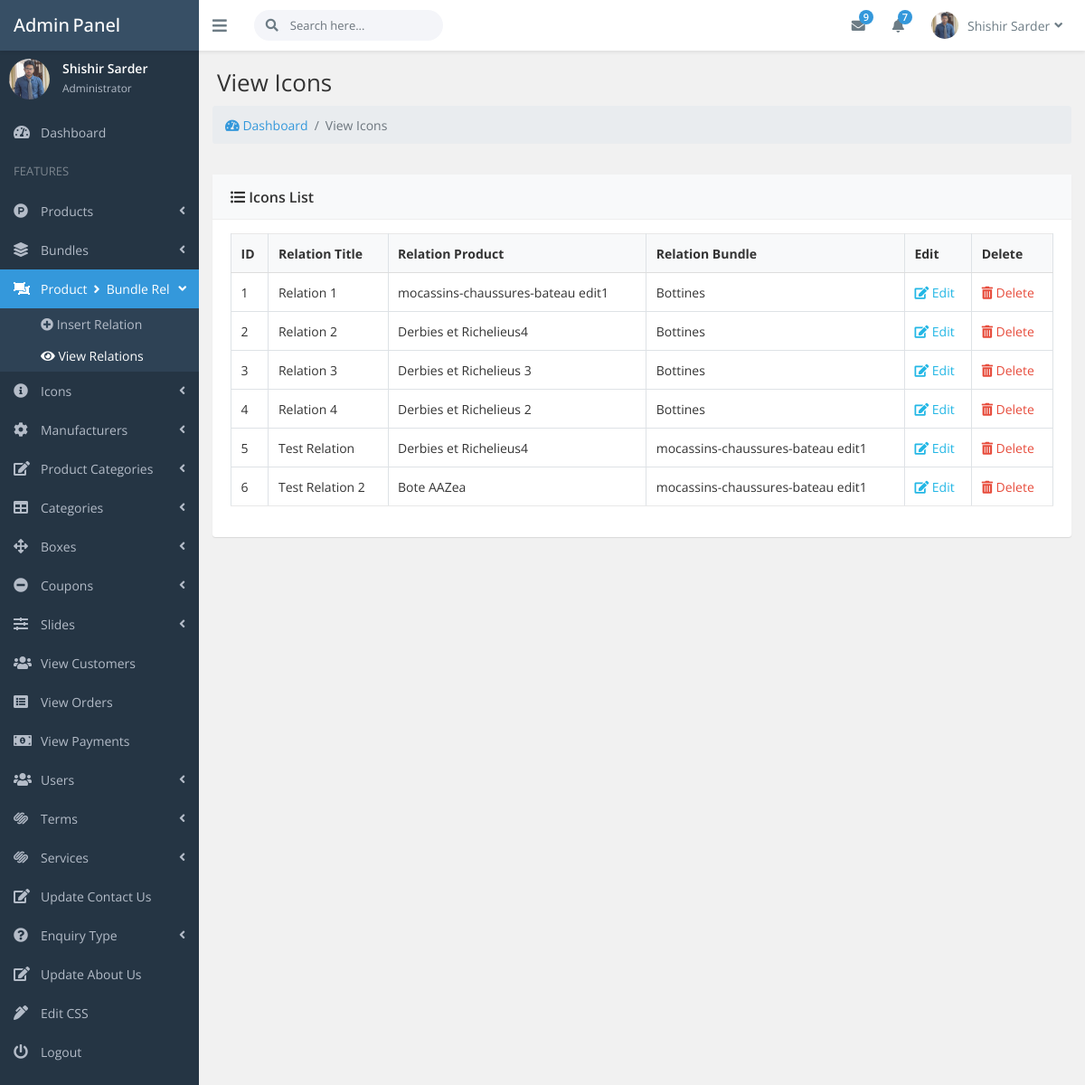
The app's page /admin_area/index.php?view_product_to_bundles (signed in) with its own data.
### tables this page shows
CREATE TABLE `bundle_product_relation` (
  `rel_id` int(10) NOT NULL,
  `rel_title` varchar(255) NOT NULL,
  `product_id` int(10) NOT NULL,
  `bundle_id` int(10) NOT NULL
);

CREATE TABLE `products` (
  `product_id` int(10) NOT NULL,
  `p_cat_id` int(10) NOT NULL,
  `cat_id` int(10) NOT NULL,
  `manufacturer_id` int(10) NOT NULL,
  `add_date` timestamp NOT NULL DEFAULT CURRENT_TIMESTAMP ON UPDATE CURRENT_TIMESTAMP,
  `product_title` varchar(255) NOT NULL,
  `product_url` text NOT NULL,
  `product_img1` text NOT NULL,
  `product_img2` text NOT NULL,
  `product_img3` text NOT NULL,
  `product_price` int(10) NOT NULL,
  `product_psp_price` int(100) NOT NULL,
  `product_desc` text NOT NULL,
  `product_features` text NOT NULL,
  `product_video` text NOT NULL,
  `product_keywords` varchar(100) NOT NULL,
  `product_label` text NOT NULL,
  `status` varchar(255) NOT NULL,
  `colors` varchar(500) NOT NULL DEFAULT 'Black,Brown',
  `sizes` varchar(500) NOT NULL DEFAULT '38,39'
);

### core/init.php (called while the page is built, shortened)
<?php ob_start();
include_once 'database/connection.php';
include_once 'classes/user.php';
global $pdo;
$getFromU = new User($pdo);

### core/classes/user.php (called while the page is built, shortened)
<?php
	class User {
    protected $pdo;
    public function __construct($pdo)
    {
      $this->pdo = $pdo;
    }
    public function view_admin_by_email($admin_email)
    {
      $sql = "SELECT * FROM admins WHERE admin_email = :admin_email";
      $stmt = $this->pdo->prepare($sql);
      $stmt->bindParam(":admin_email", $admin_email);
      $stmt->execute();
      return $stmt->fetch();
    }
    public function view_Product_By_Product_ID($product_id)
    {
      $sql = "SELECT * FROM products WHERE product_id = :product_id ";
      $stmt = $this->pdo->prepare($sql);
       $stmt->bindParam(":product_id", $product_id);
      $stmt->execute();
      return $stmt->fetch();
    }
    public function viewAllFromTable($table_name)
    {
      $sql = "SELECT * FROM {$table_name}";
      $stmt = $this->pdo->prepare($sql);
      $stmt->execute();
      return $stmt->fetchAll();
    }
}
?>

### admin_area/includes/view_product_to_bundles.php (the view, shortened to what this page needs)
<div class="page-heading">
    <h1 class="page-title">View Icons</h1>
</div>
<nav aria-label="breadcrumb">
  <ol class="breadcrumb">
    <li class="breadcrumb-item"><a href="index.php?dashboard"><i class="fas fa-tachometer-alt"></i> Dashboard</a></li>
    <li class="breadcrumb-item active" aria-current="page">View Icons</li>
  </ol>
</nav>
<div class="page-content fade-in-up">
    <div class="ibox rounded">
        <div class="ibox-head bg-light">
            <div class="ibox-title"><i class="fas fa-list-ul"></i> Icons List</div>
        </div>
        <div class="ibox-body">
            <table class="table table-bordered table-hover table-responsive-lg" id="example-table2" cellspacing="0" width="100%">
                <thead class="bg-light">
                    <tr>
                        <th>ID</th>
                        <th>Relation Title</th>
                        <th>Relation Product</th>
                        <th>Relation Bundle</th>
                        <th>Edit</th>
                        <th>Delete</th>
                    </tr>
                </thead>
                <tbody>
                    <?php
                        $view_relations = $getFromU->viewAllFromTable('bundle_product_relation');
                        foreach ($view_relations as $view_relation) {
                            $rel_id = $view_relation->rel_id;
                            $rel_title = $view_relation->rel_title;
                            $product_id = $view_relation->product_id;
                            $bundle_id = $view_relation->bundle_id;
                            $view_product = $getFromU->view_Product_By_Product_ID($product_id);
                            $product_title = $view_product->product_title;
                            $view_bundle = $getFromU->view_Product_By_Product_ID($bundle_id);
                            $bundle_title = $view_bundle->product_title;
                    ?>
                    <tr>
                        <td><?php echo $rel_id; ?></td>
                        <td><?php echo $rel_title; ?></td>
                        <td><?php echo $product_title; ?></td>
                        <td><?php echo $bundle_title; ?></td>
                        <td>
                            <a class="text-info" href="index.php?edit_product_to_bundle=<?php echo $rel_id; ?>"><i class="fas fa-edit"></i> Edit</a>
                        </td>
                        <td>
                            <a class="text-danger" onclick="DeleteRel('<?php echo $rel_id; ?>')"><i class="fas fa-trash-alt"></i> Delete</a>
                        </td>
                    </tr>
                    <?php } ?>
                </tbody>
            </table>
        </div>
    </div>
</div>

### admin_area/includes/top_nav.php (shortened to what this page needs)
<?php
$admin_email = $_SESSION['admin_email'];
$get_admin = $getFromU->view_admin_by_email($admin_email);
$admin_name = $get_admin->admin_name;
$admin_image = $get_admin->admin_image;
?>
<header class="header">
    <div class="page-brand">
        <a class="link" href="index.html">
            <span class="brand">Admin
                <span class="brand-tip pl-1">Panel</span>
            </span>
        </a>
    </div>
    <div class="flexbox flex-1">
        <ul class="nav navbar-toolbar">
            <li>
                <a class="nav-link sidebar-toggler js-sidebar-toggler"><i class="fas fa-bars"></i></a>
            </li>
            <li>
                <form class="navbar-search" action="javascript:;">
                    <div class="rel">
                        <span class="search-icon"><i class="fas fa-search"></i></span>
                        <input class="form-control" placeholder="Search here...">
                    </div>
                </form>
            </li>
        </ul>
        <ul class="nav navbar-toolbar">
            <li class="dropdown dropdown-inbox">
                <a class="nav-link dropdown-toggle" data-toggle="dropdown"><i class="fas fa-envelope"></i></i>
                    <span class="badge badge-primary envelope-badge">9</span>
                </a>
            </li>
            <li class="dropdown dropdown-notification">
                <a class="nav-link dropdown-toggle" data-toggle="dropdown"><i class="fas fa-bell rel"></i>
                    <span class="badge badge-primary envelope-badge">7</span>
                </a>
                    </li>
                    <li class="dropdown dropdown-user">
                        <a class="nav-link dropdown-toggle link" data-toggle="dropdown">
                            <img src="./admin_images/<?php echo $admin_image; ?>" />
                            <span></span><?php echo $admin_name; ?><i class="fa fa-angle-down m-l-5"></i>
                        </a>
                    </li>
                </ul>
    </div>
</header>

### admin_area/includes/sidebar.php (shortened to what this page needs)
<?php
$admin_email = $_SESSION['admin_email'];
$get_admin = $getFromU->view_admin_by_email($admin_email);
$admin_name = $get_admin->admin_name;
$admin_image = $get_admin->admin_image;
$dashboard = (isset($_GET['dashboard'])) ? 'active' : '';
$products = (isset($_GET['add_product']) || isset($_GET['view_products']) || isset($_GET['edit_product'])) ? 'active' : '';
$bundles = (isset($_GET['add_bundle']) || isset($_GET['view_bundles']) || isset($_GET['edit_bundle'])) ? 'active' : '';
$product_to_bundles = (isset($_GET['add_product_to_bundle']) || isset($_GET['view_product_to_bundles']) || isset($_GET['edit_product_to_bundle'])) ? 'active' : '';
$add_product_to_bundle = (isset($_GET['add_product_to_bundle'])) ? 'active' : '';
$view_product_to_bundles = (isset($_GET['view_product_to_bundles'])) ? 'active' : '';
$icons = (isset($_GET['add_icon']) || isset($_GET['view_icons']) || isset($_GET['edit_icon'])) ? 'active' : '';
$manufacturers = (isset($_GET['add_manufacturer']) || isset($_GET['view_manufacturers']) || isset($_GET['edit_manufacturer'])) ? 'active' : '';
$p_cats = (isset($_GET['add_p_cat']) || isset($_GET['view_p_cats']) || isset($_GET['edit_p_cat'])) ? 'active' : '';
$cats = (isset($_GET['add_cat']) || isset($_GET['view_cats']) || isset($_GET['edit_cat'])) ? 'active' : '';
$slides = (isset($_GET['add_slide']) || isset($_GET['view_slides']) || isset($_GET['edit_slide'])) ? 'active' : '';
$view_customers = (isset($_GET['view_customers'])) ? 'active' : '';
$view_orders = (isset($_GET['view_orders'])) ? 'active' : '';
$view_payments = (isset($_GET['view_payments'])) ? 'active' : '';
$users = (isset($_GET['add_user']) || isset($_GET['view_users']) || isset($_GET['edit_user'])) ? 'active' : '';
$boxes = (isset($_GET['add_box']) || isset($_GET['view_boxes']) || isset($_GET['edit_box'])) ? 'active' : '';
$coupons = (isset($_GET['add_coupon']) || isset($_GET['view_coupons']) || isset($_GET['edit_coupon'])) ? 'active' : '';
$terms = (isset($_GET['add_terms']) || isset($_GET['view_terms']) || isset($_GET['edit_terms'])) ? 'active' : '';
$services = (isset($_GET['add_service']) || isset($_GET['view_services']) || isset($_GET['edit_service'])) ? 'active' : '';
$edit_css = (isset($_GET['edit_css'])) ? 'active' : '';
$edit_contact_us = (isset($_GET['edit_contact_us'])) ? 'active' : '';
$edit_about_us = (isset($_GET['edit_about_us'])) ? 'active' : '';
$enquiry_types = (isset($_GET['add_enquiry_type']) || isset($_GET['view_enquiry_types']) || isset($_GET['edit_enquiry_type'])) ? 'active' : '';
?>
<nav class="page-sidebar" id="sidebar">
    <div id="sidebar-collapse">
        <div class="admin-block d-flex">
            <div>
                <img src="./admin_images/<?php echo $admin_image; ?>" class="img-fluid img-circle" width="45px" />
            </div>
            <div class="admin-info">
                <div class="font-strong"><?php echo $admin_name; ?></div><small>Administrator</small></div>
        </div>
        <ul class="side-menu metismenu">
            <li>
                <a class="<?php echo $dashboard; ?>" href="index.php?dashboard"><i class="sidebar-item-icon fas fa-tachometer-alt"></i>
                    <span class="nav-label">Dashboard</span>
                </a>
            </li>
            <li class="heading">FEATURES</li>
            <li class="<?php echo $products; ?>">
                <a href="javascript:;"><i class="sidebar-item-icon fab fa-product-hunt"></i>
                    <span class="nav-label">Products</span><i class="fa fa-angle-left arrow"></i>
                </a>
            </li>
            <li class="<?php echo $bundles; ?>">
                <a href="javascript:;"><i class="sidebar-item-icon fas fa-layer-group"></i>
                    <span class="nav-label">Bundles</span><i class="fa fa-angle-left arrow"></i>
                </a>
            </li>
            <li class="<?php echo $product_to_bundles; ?>">
                <a href="javascript:;"><i class="sidebar-item-icon fas fa-object-ungroup"></i>
                    <span class="nav-label">Product <i class="fa fa-angle-right px-1"></i> Bundle Rel</span><i class="fa fa-angle-left arrow"></i>
                </a>
                <ul class="nav-2-level collapse">
                    <li>
                        <a class="<?php echo $add_product_to_bundle; ?>" href="index.php?add_product_to_bundle"><i class="fas fa-plus-circle"></i> Insert Relation</a>
                    </li>
                    <li>
                        <a class="<?php echo $view_product_to_bundles; ?>" href="index.php?view_product_to_bundles"><i class="fas fa-eye"></i> View Relations</a>
                    </li>
                </ul>
            </li>
            <li class="<?php echo $icons; ?>">
                <a href="javascript:;"><i class="sidebar-item-icon fas fa-info-circle"></i>
                    <span class="nav-label">Icons</span><i class="fa fa-angle-left arrow"></i>
                </a>
            </li>
            <li class="<?php echo $manufacturers; ?>">
                <a href="javascript:;"><i class="sidebar-item-icon fas fa-cog"></i>
                    <span class="nav-label">Manufacturers</span><i class="fa fa-angle-left arrow"></i>
                </a>
            </li>
            <li class="<?php echo $p_cats; ?>">
                <a href="javascript:;"><i class="sidebar-item-icon fa fa-edit"></i>
                    <span class="nav-label">Product Categories</span><i class="fa fa-angle-left arrow"></i>
                </a>
            </li>
            <li class="<?php echo $cats; ?>">
                <a href="javascript:;"><i class="sidebar-item-icon fa fa-table"></i>
                    <span class="nav-label">Categories</span><i class="fa fa-angle-left arrow"></i>
                </a>
            </li>
            <li class="<?php echo $boxes; ?>">
                <a href="javascript:;"><i class="sidebar-item-icon fas fa-arrows-alt"></i>
                    <span class="nav-label">Boxes</span><i class="fas fa-angle-left arrow"></i>
                </a>
            </li>
            <li class="<?php echo $coupons; ?>">
                <a href="javascript:;"><i class="sidebar-item-icon fas fa-minus-circle"></i>
                    <span class="nav-label">Coupons</span><i class="fas fa-angle-left arrow"></i>
                </a>
            </li>
            <li class="<?php echo $slides; ?>">
                <a href="javascript:;"><i class="sidebar-item-icon fas fa-sliders-h"></i>
                    <span class="nav-label">Slides</span><i class="fa fa-angle-left arrow"></i>
                </a>
            </li>
            <li class="<?php echo $view_customers; ?>">
                <a href="index.php?view_customers"><i class="sidebar-item-icon fas fa-users"></i>
                    <span class="nav-label">View Customers</span>
                </a>
            </li>
            <li class="<?php echo $view_orders; ?>">
                <a href="index.php?view_orders"><i class="sidebar-item-icon fas fa-list-alt"></i>
                    <span class="nav-label">View Orders</span>
                </a>
            </li>
            <li class="<?php echo $view_payments; ?>">
                <a href="index.php?view_payments"><i class="sidebar-item-icon fas fa-money-bill-alt"></i>
                    <span class="nav-label">View Payments</span>
                </a>
            </li>
            <li class="<?php echo $users; ?>">
                <a href="javascript:;"><i class="sidebar-item-icon fa fa-users"></i>
                    <span class="nav-label">Users</span><i class="fa fa-angle-left arrow"></i></a>
            </li>
            <li class="<?php echo $terms; ?>">
                <a href="javascript:;"><i class="sidebar-item-icon fab fa-squarespace"></i>
                    <span class="nav-label">Terms</span><i class="fa fa-angle-left arrow"></i></a>
            </li>
            <li class="<?php echo $services; ?>">
                <a href="javascript:;"><i class="sidebar-item-icon fab fa-squarespace"></i>
                    <span class="nav-label">Services</span><i class="fa fa-angle-left arrow"></i></a>
            </li>
            <li class="<?php echo $edit_contact_us; ?>">
                <a href="index.php?edit_contact_us"><i class="sidebar-item-icon fas fas fa-edit"></i>
                    <span class="nav-label">Update Contact Us</span>
                </a>
            </li>
            <li class="<?php echo $enquiry_types; ?>">
                <a href="javascript:;"><i class="sidebar-item-icon fas fa-question-circle"></i>
                    <span class="nav-label">Enquiry Type</span><i class="fa fa-angle-left arrow"></i></a>
            </li>
            <li class="<?php echo $edit_about_us; ?>">
                <a href="index.php?edit_about_us"><i class="sidebar-item-icon fas fas fa-edit"></i>
                    <span class="nav-label">Update About Us</span>
                </a>
            </li>
             <li class="<?php echo $edit_css; ?>">
                <a href="index.php?edit_css"><i class="sidebar-item-icon fas fas fa-pen-alt"></i>
                    <span class="nav-label">Edit CSS</span>
                </a>
            </li>
            <li>
                <a href="logout.php"><i class="sidebar-item-icon fas fa-power-off"></i>
                    <span class="nav-label">Logout</span>
                </a>
            </li>
            <li class="heading">PAGES</li>
        </ul>
    </div>
</nav>

### records on screen
bundle_product_relation: rel_id "1", rel_title "Relation 1", product.product_title "mocassins-chaussures-bateau edit1", products.product_title "Bottines"
bundle_product_relation: rel_id "2", rel_title "Relation 2", product.product_title "Derbies et Richelieus4", products.product_title "Bottines"
bundle_product_relation: rel_id "3", rel_title "Relation 3", product.product_title "Derbies et Richelieus 3", products.product_title "Bottines"
bundle_product_relation: rel_id "4", rel_title "Relation 4", product.product_title "Derbies et Richelieus 2", products.product_title "Bottines"
bundle_product_relation: rel_id "5", rel_title "Test Relation", product.product_title "Derbies et Richelieus4", products.product_title "mocassins-chaussures-bateau edit1"
bundle_product_relation: rel_id "6", rel_title "Test Relation 2", product.product_title "Bote AAZea", products.product_title "mocassins-chaussures-bateau edit1"

### other values on screen
$admin_name "Shishir Sarder"
